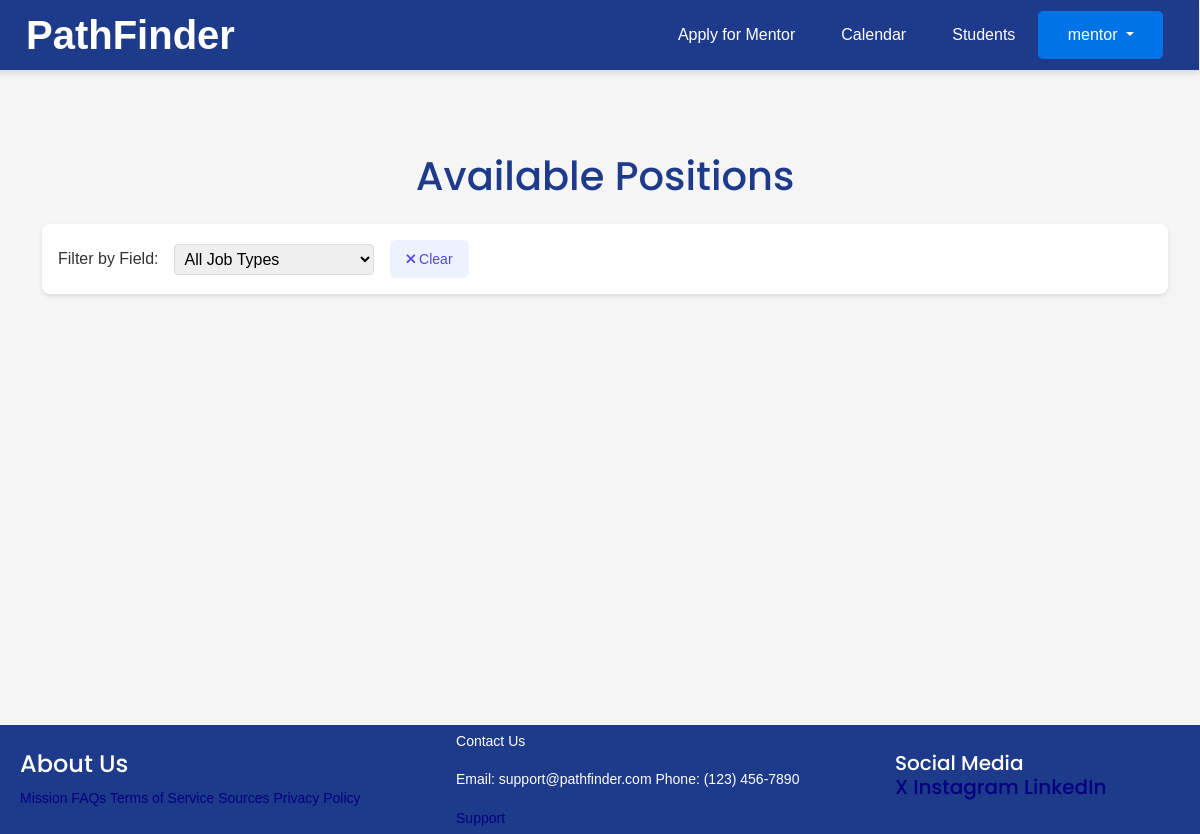
Page /view-listings/ (signed in) on the earlier database version.
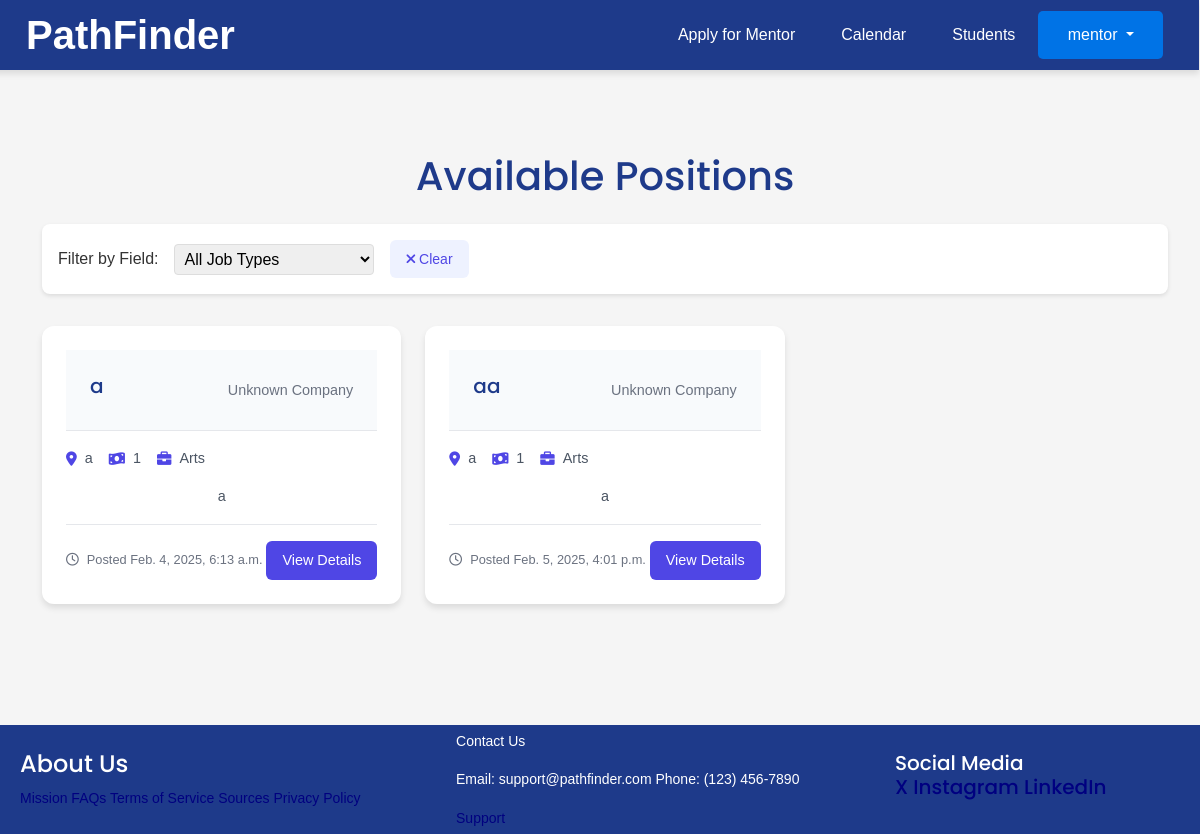
Same page on the later database version.
### joblist/models.py (models this page shows, shortened)
class JobListing(models.Model):
    jobtypechoices = ( ("Arts", "Arts"),
                      ("Business", "Business"),
                        ("Communications", "Communications"),
                        ("Education", "Education"),
                        ("Healthcare", "Healthcare"),
                        ("Hospitality", "Hospitality"),
                        ("Information Technology", "Information Technology"),
                        ("Law Enforcement", "Law Enforcement"),
                        ("Sales and Marketing", "Sales and Marketing"),
                        ("Science", "Science"),
                        ("Transportation", "Transportation"),
                        ("Other", "Other"
                        ))
    jobfield = models.CharField(
        choices=jobtypechoices,
        max_length=100,
        null=True,
        blank=True,
        default='other')
    job_title = models.CharField(max_length=100)
    description = models.TextField()
    date_posted = models.DateTimeField(default=timezone.now)
    salary = models.IntegerField()
    author = models.ForeignKey(User, on_delete=models.CASCADE)
    company_name = models.CharField(max_length=100, default='Unknown Company')
    location = models.CharField(max_length=100)
    benefits = models.TextField(max_length=1000)
    job_type = models.CharField(choices = (("Part-Time", "Part-Time"), ("Full-Time", "Full-Time"), ("Other", "Other")), max_length=100)
    job_requirements = models.TextField(max_length=100)
    company_info = models.TextField(max_length=1000)
    notes = models.TextField(max_length=1000)
    status = models.TextField()

### joblist/views.py (the view)
# urls.py: path('view-listings/', views.listings, name="view-listings"),
@login_required
def listings(request):
    jobs2 = []
    jobs = JobListing.objects.filter(status = "approve")
    for job in jobs:
        try:
            if (JobApply.objects.filter(job = job )).first().status != "accepted":
                jobs2.append(job)
        except:
            jobs2.append(job)
    jobtypechoices = ( ("Arts", "Arts"), ("Business", "Business"), ("Communications", "Communications"), ("Education", "Education"), ("Healthcare", "Healthcare"), ("Hospitality", "Hospitality"), ("Information Technology", "Information Technology"), ("Law Enforcement", "Law Enforcement"), ("Sales and Marketing", "Sales and Marketing"), ("Science", "Science"), ("Transportation", "Transportation"), ("Other", "Other" ))
    return render(request, 'joblist/view-listings.html', {"jobs": jobs2, "displayform": False, "jobtypechoices": jobtypechoices})

### joblist/templates/joblist/view-listings.html (shortened to what this page needs)
{% extends "joblist/base.html" %}
{% load static %}
{% block content %}
{% if displayform == False %}
<div class="listings-container">
    <div class="listings-header">
        <h1>Available Positions</h1>
        <div class="filter-section">
            <div class="search-filter">
                <span>Filter by Field:</span>
                <select id="job-type-dropdown" onchange="sortJobsByType()">
                    <option value="">All Job Types</option>
                </select>
                <button class="clear-filter" onClick="sortJobsByType(true)">
                    <i class="fas fa-times"></i> Clear
                </button>
            </div>
        </div>
    </div>
    <div class="jobs-grid">
        {% for job in jobs %}
        <div class="job-card" job-type-data="{{job.jobfield}}">
            <div class="job-card-content" onclick="managesidebar('{{job.location}}', '{{job.job_title}}', '{{job.author}}', '{{job.description}}', '{{job.salary}}', '{{job.company_name}}', '{{job.id}}', '{{job.jobfield}}', '{{job.date_posted}}', '{{job.benefits}}', '{{job.job_requirements}}', '{{job.job_type}}', '{{job.company_info}}', '{{job.notes}}')">
                <div class="job-header">
                    <h3>{{job.job_title}}</h3>
                    <span class="company-name">{{job.company_name}}</span>
                </div>
                <div class="job-details">
                    <span class="job-location">
                        <i class="fas fa-map-marker-alt"></i> {{job.location}}
                    </span>
                    <span class="job-salary">
                        <i class="fas fa-money-bill-wave"></i> {{job.salary}}
                    </span>
                    <span class="job-type">
                        <i class="fas fa-briefcase"></i> {{job.jobfield}}
                    </span>
                </div>
                <p class="job-description">{{job.description|truncatechars:150}}</p>
                <div class="job-footer">
                    <span class="posted-date">
                        <i class="far fa-clock"></i> Posted {{job.date_posted}}
                    </span>
                    <button class="view-details">View Details</button>
                </div>
            </div>
        </div>
        {% endfor %}
    </div>
</div>
{% endif %}
{% endblock content %}

Differences in the rows shown:
added JobListing: job_title "a", company_name "Unknown Company", location "a", salary "1", jobfield "Arts", description "a", date_posted "Feb. 4, 2025, 6:13 a.m."
added JobListing: job_title "aa", company_name "Unknown Company", location "a", salary "1", jobfield "Arts", description "a", date_posted "Feb. 5, 2025, 4:01 p.m."
